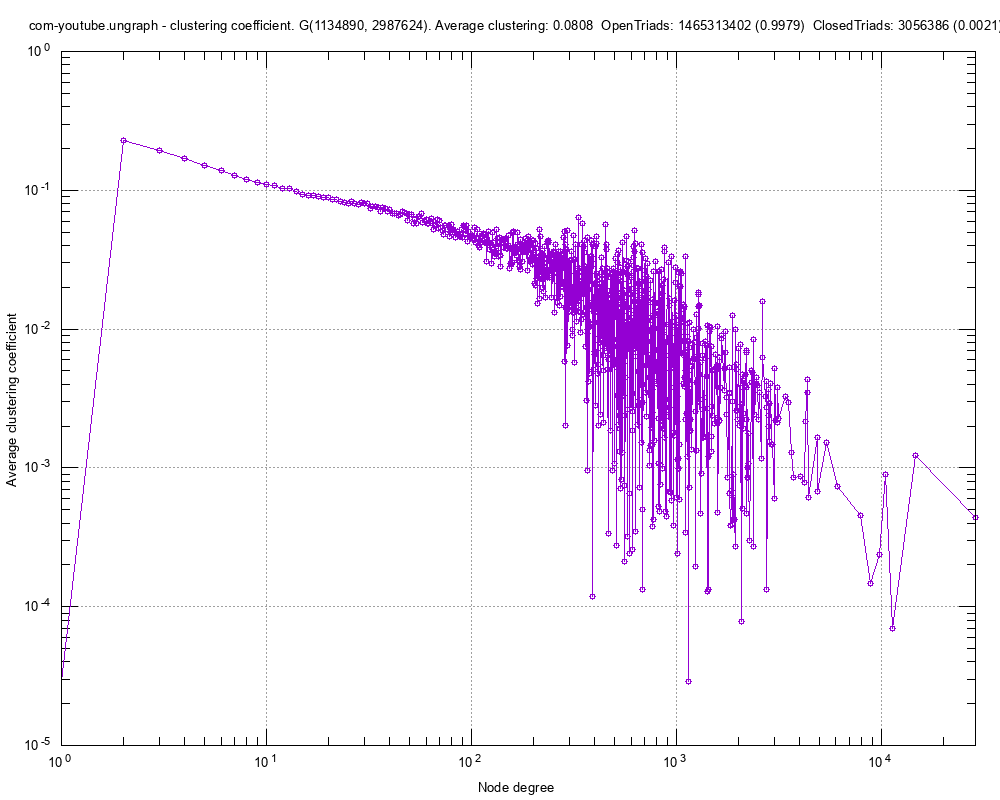

Generate this figure with gnuplot:
#
# com-youtube.ungraph - clustering coefficient. G(1134890, 2987624). Average clustering: 0.0808  OpenTriads: 1465313402 (0.9979)  ClosedTriads: 3056386 (0.0021) (Mon Mar 12 12:41:55 2018)
#

set title "com-youtube.ungraph - clustering coefficient. G(1134890, 2987624). Average clustering: 0.0808  OpenTriads: 1465313402 (0.9979)  ClosedTriads: 3056386 (0.0021)"
set key bottom right
set logscale xy 10
set format x "10^{%L}"
set mxtics 10
set format y "10^{%L}"
set mytics 10
set grid
set xlabel "Node degree"
set ylabel "Average clustering coefficient"
set tics scale 2
set terminal png font arial 10 size 1000,800
set output 'ccf.com-youtube.ungraph.png'
plot 	"ccf.com-youtube.ungraph.tab" using 1:2 title "" with linespoints pt 6
